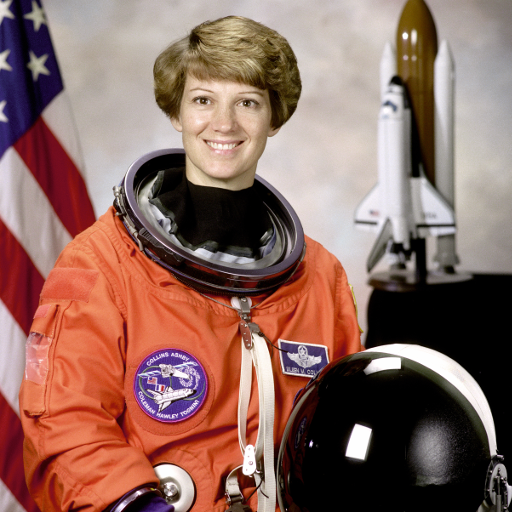
#> input picture skimage.data.astronaut(), 512 x 512 px; the run also reads 3 pictures not shown here
$ python scratch_notebook_code.py
#> lines starting #> are read from the running program, lines starting #| are printed output that depends on the picture
import numpy as np
import matplotlib.pyplot as plt
from skimage import data , morphology , filters , color , feature , exposure ,segmentation
import skimage.io as io
from skimage.util import img_as_ubyte
from skimage.transform import resize
from PIL import Image
from scipy.ndimage import gaussian_filter , generic_filter
from scipy import stats
from sklearn.cluster import KMeans
from scipy.signal import convolve2d
# ---
three_binary_img = np.array([
    [1, 1, 1, 1, 1, 1, 1],
    [1, 0, 0, 0, 0, 0, 0],
    [1, 0, 0, 0, 0, 0, 0],
    [1, 1, 1, 1, 1, 1, 1],
    [0, 0, 0, 0, 0, 0, 1],
    [0, 0, 0, 0, 0, 0, 1],
    [1, 1, 1, 1, 1, 1, 1]], dtype=bool)

plt.imshow(three_binary_img, cmap='binary')
plt.axis('off')
plt.title('Digit Three Binary Image')
plt.show()
# ---
three_gray_img = np.array([
    [0,  200, 150, 100, 50,  0,   0],
    [0,  200, 0,   0,   0,   0,   0],
    [0,  150, 0,   0,   0,   0,   0],
    [0,  100, 150, 200, 150, 100, 0],
    [0,  0,   0,   0,   0,   150, 0],
    [0,  0,   0,   0,   0,   200, 0],
    [0,  50,  100, 150, 200, 250, 0]
], dtype=np.uint8)

plt.imshow(three_gray_img, cmap='gray')
plt.axis('off')
plt.title('S Letter Grayscale Image')
plt.colorbar()
plt.show()
# ---
s_color_img = np.array([

    [[169, 169, 169], [255, 160, 122], [255, 160, 122], [255, 160, 122], [255, 160, 122], [255, 160, 122], [169, 169, 169]],

    [[169, 169, 169], [173, 216, 230], [169, 169, 169], [169, 169, 169], [169, 169, 169], [169, 169, 169], [169, 169, 169]],

    [[169, 169, 169], [173, 216, 230], [169, 169, 169], [169, 169, 169], [169, 169, 169], [169, 169, 169], [169, 169, 169]],

    [[169, 169, 169], [144, 238, 144], [144, 238, 144], [144, 238, 144], [144, 238, 144], [144, 238, 144], [169, 169, 169]],

    [[169, 169, 169], [169, 169, 169], [169, 169, 169], [169, 169, 169], [169, 169, 169], [230, 230, 250], [169, 169, 169]],

    [[169, 169, 169], [169, 169, 169], [169, 169, 169], [169, 169, 169], [169, 169, 169], [230, 230, 250], [169, 169, 169]],

    [[169, 169, 169], [255, 160, 122], [255, 160, 122], [255, 160, 122], [255, 160, 122], [255, 160, 122], [169, 169, 169]]
], dtype=np.uint8)

plt.imshow(s_color_img)
plt.title('Color Image - Letter S')
plt.axis('off')
plt.show()
# ---
fig, ax = plt.subplots(1, 3, figsize=(12, 4))

ax[0].imshow(s_color_img[:, :, 0], cmap='Reds')
ax[0].set_title('Red Channel')
ax[0].axis('off')

ax[1].imshow(s_color_img[:, :, 1], cmap='Greens')
ax[1].set_title('Green Channel')
ax[1].axis('off')

ax[2].imshow(s_color_img[:, :, 2], cmap='Blues')
ax[2].set_title('Blue Channel')
ax[2].axis('off')

plt.show()
# ---
astro = data.astronaut()
#> astro is the input picture: shape (512, 512, 3); mean R, G, B 141.6, 105.8, 96.5
plt.imshow(astro, cmap='binary')
plt.axis('off')
plt.show()
# ---
print(f'the dtype of astro image is {astro.dtype}')
#| the dtype of astro image is uint8
print(f'the shape of astro image is {astro.shape}')
#| the shape of astro image is (512, 512, 3)
# ---
astro
# ---
girl = io.imread(r'C:\Users\Marven\Desktop\image processing project\2b0db9f3f1b02dd9ce7b752c36852622.jpg')
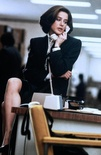
#> input picture image processing project/2b0db9f3f1b02dd9ce7b752c36852622.jpg, 101 x 155 px, shrunk from 390 x 596 before the run, found by its file name
#> girl is the input picture: shape (155, 101, 3); mean R, G, B 97.7, 97.6, 101.5
plt.imshow(girl)
plt.axis('off')
plt.show()
# ---
fig, ax = plt.subplots(1, 4, figsize=(20, 5))

ax[0].imshow(girl)
ax[0].set_title('Original Color Image')
ax[0].axis('off')

ax[1].imshow(girl[:, :, 0], cmap='Reds')
ax[1].set_title('Red Channel')
ax[1].axis('off')

ax[2].imshow(girl[:, :, 1], cmap='Greens')
ax[2].set_title('Green Channel')
ax[2].axis('off')

ax[3].imshow(girl[:, :, 2], cmap='Blues')
ax[3].set_title('Blue Channel')
ax[3].axis('off')

plt.tight_layout()
plt.show()
# ---
girl_gray = io.imread(r'C:\Users\Marven\Desktop\image processing project\2b0db9f3f1b02dd9ce7b752c36852622.jpg', as_gray=True)
plt.imshow(girl_gray,cmap='gray')
plt.axis('off')
plt.show()
# ---
print(f'the dtype of girl image is {girl.dtype}')
#| the dtype of girl image is uint8
print(f'the shape of girl image is {girl.shape}')
#| the shape of girl image is (155, 101, 3)
# ---
image_path = r'C:\Users\Marven\Desktop\image processing project\2b0db9f3f1b02dd9ce7b752c36852622.jpg'
rgb_image = io.imread(image_path)

# for loop
height, width, _ = rgb_image.shape
gray_manual = np.zeros((height, width), dtype=np.uint8)

for i in range(height):
    for j in range(width):
        r, g, b = map(int, rgb_image[i, j])
        gray_manual[i, j] = int((r + g + b) / 3)

#numpy mean
gray_mean = np.mean(rgb_image, axis=2).astype(np.uint8)

#Weighted Average (Luminance)
gray_weighted = (
    0.3 * rgb_image[..., 0] +
    0.59 * rgb_image[..., 1] +
    0.11 * rgb_image[..., 2]
).astype(np.uint8)

fig, ax = plt.subplots(1, 4, figsize=(20, 5))

ax[0].imshow(rgb_image)
ax[0].set_title("Original RGB")
ax[0].axis("off")

ax[1].imshow(gray_manual, cmap="gray")
ax[1].set_title("Manual Loop Average")
ax[1].axis("off")

ax[2].imshow(gray_mean, cmap="gray")
ax[2].set_title("Numpy Mean")
ax[2].axis("off")

ax[3].imshow(gray_weighted, cmap="gray")
ax[3].set_title("Weighted Average (Luminance)")
ax[3].axis("off")

plt.tight_layout()
plt.show()
# ---
mirandapriestly = io.imread(r'C:\Users\Marven\Desktop\image processing project\2b2245560f345413b70e6c8980a0c129.jpg', as_gray=True)
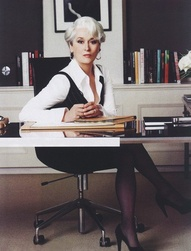
#> input picture image processing project/2b2245560f345413b70e6c8980a0c129.jpg, 191 x 251 px, shrunk from 736 x 968 before the run, found by its file name
mirandapriestly = (mirandapriestly * 255).astype(np.uint8)
bright_constant = 100
bright_mirandapriestly = np.zeros_like(mirandapriestly)
height, width = mirandapriestly.shape
for i in range(height):
    for j in range(width):
        pixel = int(mirandapriestly[i, j])  # Cast to int to avoid overflow
        bright_value = pixel + bright_constant
        bright_mirandapriestly[i, j] = min(bright_value, 255)
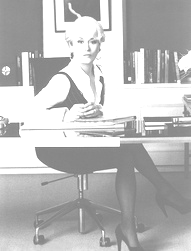
#> bright_mirandapriestly: shape (251, 191); min 116, max 255, mean 188.5
fig , axis=plt.subplots(1,2, figsize=(8,12))
axis[0].imshow(mirandapriestly, cmap='gray')
axis[0].set_title("Original ")
axis[0].axis("off")
axis[1].imshow(bright_mirandapriestly, cmap='gray')
axis[1].set_title(" Bright Image  ")
axis[1].axis("off")
plt.show()

# ---
mirandapriestly = io.imread(r'C:\Users\Marven\Desktop\image processing project\2b2245560f345413b70e6c8980a0c129.jpg', as_gray=True)
mirandapriestly = (mirandapriestly * 255).astype(np.uint8)
dark_constant = 50
dark_mirandapriestly = np.zeros_like(mirandapriestly)
height, width = mirandapriestly.shape
for i in range(height):
    for j in range(width):
        pixel = int(mirandapriestly[i, j])  # Cast to int to avoid overflow
        dark_value = pixel - dark_constant
        dark_mirandapriestly[i, j] = max(dark_value, 0)
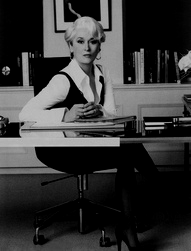
#> dark_mirandapriestly: shape (251, 191); min 0, max 203, mean 54.1
fig , axis=plt.subplots(1,2, figsize=(8,12))
axis[0].imshow(mirandapriestly, cmap='gray')
axis[0].set_title("Original ")
axis[0].axis("off")
axis[1].imshow(dark_mirandapriestly, cmap='gray')
axis[1].set_title(" Dark Image  ")
axis[1].axis("off")
plt.show()
# ---
mirandapriestly = io.imread(r'C:\Users\Marven\Desktop\image processing project\2b2245560f345413b70e6c8980a0c129.jpg', as_gray=True)
mirandapriestly = (mirandapriestly * 255).astype(np.uint8)
complement_mirandapriestly= np.zeros_like(mirandapriestly)
height, width = mirandapriestly.shape
for i in range(height):
    for j in range(width):
        pixel = int(mirandapriestly[i, j])  # Cast to int to avoid overflow
        complement_mirandapriestly[i, j] = 255 - pixel
fig , axis=plt.subplots(1,2, figsize=(8,12))
axis[0].imshow(mirandapriestly, cmap='gray')
axis[0].set_title("Original ")
axis[0].axis("off")
axis[1].imshow(complement_mirandapriestly, cmap='gray')
axis[1].set_title(" Complement Image  ")
axis[1].axis("off")
plt.show()
# ---
mirandapriestly = io.imread(r'C:\Users\Marven\Desktop\image processing project\2b2245560f345413b70e6c8980a0c129.jpg', as_gray=True)
mirandapriestly = (mirandapriestly * 255).astype(np.uint8)
complement_mirandapriestly = np.zeros_like(mirandapriestly)
height, width = mirandapriestly.shape
threshold = 100
for i in range(height):
    for j in range(width):
        pixel = int(mirandapriestly[i, j])  # Cast to int to avoid overflow
        if pixel < threshold:
          complement_mirandapriestly[i, j] = 255 - pixel
        else:
          complement_mirandapriestly[i, j] = pixel
fig , axis=plt.subplots(1,2, figsize=(8,12))
axis[0].imshow(mirandapriestly, cmap='gray')
axis[0].set_title("Original ")
axis[0].axis("off")
axis[1].imshow(complement_mirandapriestly, cmap='gray')
axis[1].set_title(" Complement Image  ")
axis[1].axis("off")
plt.show()
# ---
mirandapriestly = io.imread(r'C:\Users\Marven\Desktop\image processing project\2b2245560f345413b70e6c8980a0c129.jpg', as_gray=True)
mirandapriestly = (mirandapriestly * 255).astype(np.uint8)
complement_mirandapriestly = np.zeros_like(mirandapriestly)
height, width = mirandapriestly.shape
threshold = 100
for i in range(height):
    for j in range(width):
        pixel = int(mirandapriestly[i, j])  # Cast to int to avoid overflow
        if pixel > threshold:
          complement_mirandapriestly[i, j] = 255 - pixel
        else:
          complement_mirandapriestly[i, j] = pixel
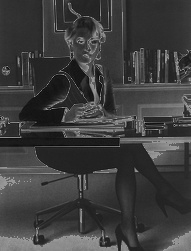
#> complement_mirandapriestly: shape (251, 191); min 2, max 154, mean 61.7
fig , axis=plt.subplots(1,2, figsize=(8,12))
axis[0].imshow(mirandapriestly, cmap='gray')
axis[0].set_title("Original ")
axis[0
].axis(
"off")
axis[1
].imshow(complement_mirandapriestly, cmap='gray')
axis[1].set_title(" Complement Image  ")
axis[1
].axis("off")
plt.show()
# ---
mirandapriestly = io.imread(r'C:\Users\Marven\Desktop\image processing project\2b2245560f345413b70e6c8980a0c129.jpg', as_gray=True)
mirandapriestly_int = img_as_ubyte(mirandapriestly)
histogram = np.zeros(256, dtype=int)
height, width = mirandapriestly_int.shape
for i in range(height):
    for j in range(width):
        intensity = mirandapriestly_int[i, j]
        histogram[intensity] += 1
#> after the loop, histogram = 256 values, max 1527 at index 47, min 0 at index 0, mean 187.3
plt.figure(figsize=(10, 4))
plt.bar(range(256), histogram, width=1.0, color='gray')
plt.title("Grayscale Image Histogram")
plt.xlabel("Pixel Intensity")
plt.ylabel("Frequency")
plt.grid(True)
plt.show()

# ---
img1 = io.imread(r'C:\Users\Marven\Desktop\image processing project\2b2245560f345413b70e6c8980a0c129.jpg')# Ensure images are of the same size
img2 = io.imread(r'C:\Users\Marven\Desktop\image processing project\Screenshot 2026-04-25 010713.png', as_gray=True)
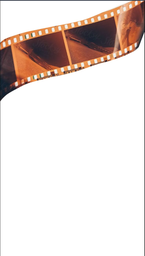
#> input picture image processing project/Screenshot 2026-04-25 010713.png, 145 x 256 px, shrunk from 559 x 987 before the run, found by its file name
img2 = resize(img2, img1.shape)
#> img2: shape (251, 191, 3) float64
img2 = (resize(img2, img1.shape) * 255).astype(np.uint8)
added_img = np.zeros_like(img1)
height, width, channels = img1.shape
# Loop through pixels
for i in range(height):
  for j in range(width):
    for c in range(3):
        summed = int(img1[i][j][c]) + int(img2[i][j][c])
        added_img[i][j][c] = min(summed, 255)
# display images
fig , axis=plt.subplots(1,3, figsize=(8,12))
axis[0].imshow(img1)
axis[0].set_title("img1 ")
axis[0].axis("off")
axis[1].imshow(img2)
axis[1].set_title(" img2  ")
axis[1].axis("off")
axis[2].imshow(added_img)
axis[2].set_title(" img1+img2 ")
axis[2].axis("off")
plt.show()

# ---
img1 = io.imread(r'C:\Users\Marven\Desktop\image processing project\2b2245560f345413b70e6c8980a0c129.jpg')# Ensure images are of the same size
img2 = io.imread(r'C:\Users\Marven\Desktop\image processing project\Screenshot 2026-04-25 010713.png', as_gray=True)
# Ensure images are of the same size
img2 = resize(img2, img1.shape)
img2 = (resize(img2, img1.shape) * 255).astype(np.uint8)
added_img = np.zeros_like(img1)
height, width, channels = img1.shape
# Loop through pixels
for i in range(height):
  for j in range(width):
    for c in range(3):  # RGB channels
        summed = 0.6 * int(img1[i][j][c]) + 0.4 * int(img2[i][j][c])
        added_img[i][j][c] = min(summed, 255)
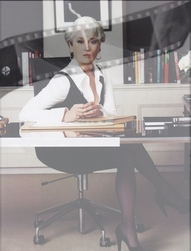
#> added_img: shape (251, 191, 3); mean R, G, B 153.6, 148.5, 148.9
fig , axis=plt.subplots(1,3, figsize=(8,12))
axis[0].imshow(img1)
axis[0].set_title("img1 ")
axis[0].axis("off")
axis[1].imshow(img2)
axis[1].set_title("img1")
axis[1].axis("off")
axis[2].imshow(added_img)
axis[2].set_title("img1+img2")
axis[2].axis("off")
plt.show()

# ---
# Load two images###############################################
img1 = io.imread(r'C:\Users\Marven\Desktop\image processing project\WhatsApp Image 2026-04-26 at 11.39.14 AM.jpeg')# Ensure images are of the same size
#> (the rest of the program and of its run is left out)
